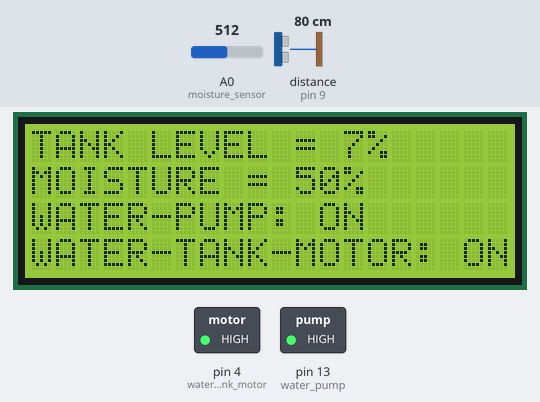
A sketch run on a simulated Arduino Uno, built with avr-gcc and run on an emulated ATmega328P. On the bench: 20×4 character LCD, switched loads named in the sketch (green lamp = pin HIGH). Wiring (inferred from the names in the program): ultrasonic range finder: trigger pin 10; echo pin 9. The inputs (shaded band) are chosen by the test bench; at power-on: A0 (moisture_sensor) = 512, distance to the obstacle (sensor on pin 9) 80 cm. The echo pulse lasts 58.3 µs per cm; pins used as bus, display or sensor lines are not drawn.

Above: at 1.9 s.
2.0 s: A0 (moisture_sensor) set to 711
At 3.5 s:
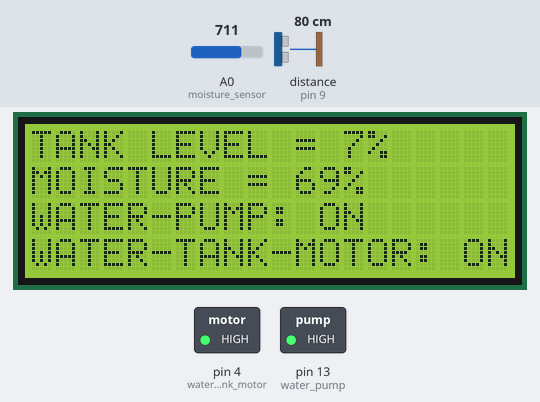
3.8 s: A0 (moisture_sensor) set to 743
At 4.3 s:
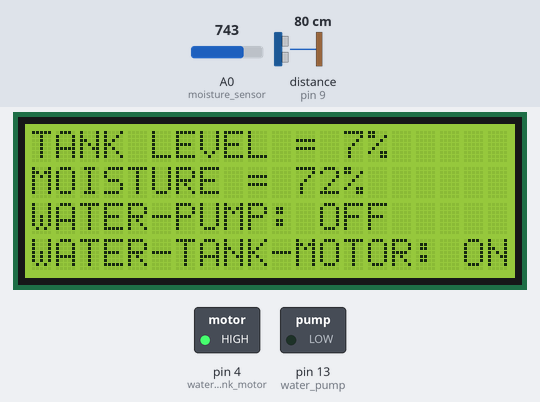
5.3 s: distance to the obstacle (sensor on pin 9) set to 2 cm
6.9 s: distance to the obstacle (sensor on pin 9) set to 18 cm
8.4 s: distance to the obstacle (sensor on pin 9) set to 35 cm
10.0 s: A0 (moisture_sensor) set to 716
At 11.3 s:
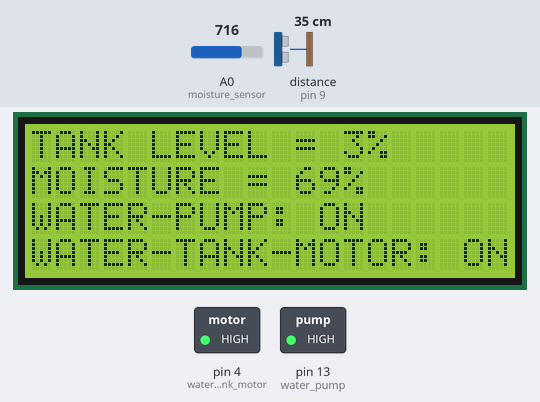
Timing chart, 0 to 12.5 s (numbered marks = the images above; inputs shaded):
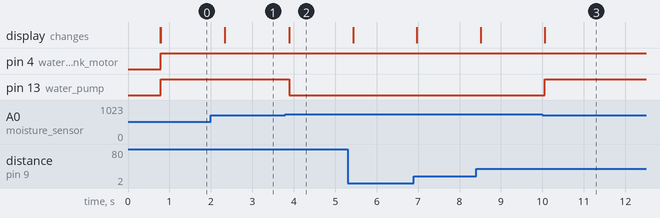

The sketch:

Arduino_Based_Automated_Farming_System.ino
```cpp
#include<LiquidCrystal.h>
#define echo 9
#define trigger 10
#define water_tank_motor 4
#define water_pump 13
#define moisture_sensor A0

long duration;
int distance;
int moisture_value;
int water_level;
int moisture;
LiquidCrystal lcd(12,11,8,7,6,5);


void setup(){
lcd.begin(20,4);
Serial.begin(9600);
pinMode(echo,INPUT);
pinMode(moisture_sensor,INPUT);
pinMode(trigger,OUTPUT);
digitalWrite(trigger,LOW);
pinMode(water_pump,OUTPUT);
pinMode(water_tank_motor,OUTPUT);
digitalWrite(water_pump,LOW);
digitalWrite(water_tank_motor,LOW);
lcd.setCursor(0,1);
lcd.print("CSE360-FINAL PROJECT");
lcd.setCursor(0,2);
lcd.print("AUTOMATED FARMING");
lcd.setCursor(0,3);
lcd.print("GROUP-DEBUG ENTITY");
delay(700);
lcd.clear();
}


void loop(){
digitalWrite(trigger,LOW);
delayMicroseconds(2);
digitalWrite(trigger,HIGH);
delayMicroseconds(10);
digitalWrite(trigger,LOW);
duration=pulseIn(echo,HIGH);
distance=duration*0.017;
water_level=map( distance,0,1023,0,100);
moisture_value= analogRead(moisture_sensor);
moisture=map(moisture_value,0,1023,0,100);
condition();
}

void condition(){
if (water_level>50 && moisture<70){
LCD_3();
digitalWrite(water_tank_motor,LOW);
digitalWrite(water_pump,HIGH);
delay(500);
}
else if (water_level<50 &&moisture>70){
LCD_2();
digitalWrite(water_tank_motor,HIGH);
digitalWrite(water_pump,LOW);
delay(500);
}
else if (water_level>50 && moisture>70){
LCD_4();
digitalWrite(water_tank_motor,LOW);
digitalWrite(water_pump,LOW);
delay(500);
}
else if (water_level<50 && moisture<70){
LCD_1();
digitalWrite(water_tank_motor,HIGH);
digitalWrite(water_pump,HIGH);
delay(500);
}
}

void LCD_1(){
lcd.clear();
lcd.setCursor(0,0);
lcd.print("TANK LEVEL = ");
lcd.print(water_level);
lcd.print("%");
lcd.setCursor(0,1);
lcd.print("MOISTURE = ");
lcd.print(moisture);
lcd.print("%");
lcd.setCursor(0,2);
lcd.print("WATER-PUMP:");
lcd.print(" ON");
lcd.setCursor(0,3);
lcd.print("WATER-TANK-MOTOR:");
lcd.print(" ON");
}

void LCD_2(){
lcd.clear();
lcd.setCursor(0,0);
lcd.print("TANK LEVEL = ");
lcd.print(water_level);
lcd.print("%");
lcd.setCursor(0,1);
lcd.print("MOISTURE = ");
lcd.print(moisture);
lcd.print("%");
lcd.setCursor(0,2);
lcd.print("WATER-PUMP:");
lcd.print(" OFF");
lcd.setCursor(0,3);
lcd.print("WATER-TANK-MOTOR:");
lcd.print(" ON");
}

void LCD_3(){
lcd.clear();
lcd.setCursor(0,0);
lcd.print("TANK LEVEL = ");
lcd.print(water_level);
lcd.print("%");
lcd.setCursor(0,1);
lcd.print("MOISTURE = ");
lcd.print(moisture);
lcd.print("%");
lcd.setCursor(0,2);
lcd.print("WATER-PUMP:");
lcd.print(" ON");
lcd.setCursor(0,3);
lcd.print("WATER-TANK-MOTOR:");
lcd.print(" OFF");
}

void LCD_4(){
lcd.clear();
lcd.setCursor(0,0);
lcd.print("TANK LEVEL = ");
lcd.print(water_level);
lcd.print("%");
lcd.setCursor(0,1);
lcd.print("MOISTURE = ");
lcd.print(moisture);
lcd.print("%");
lcd.setCursor(0,2);
lcd.print("WATER-PUMP:");
lcd.print(" OFF");
lcd.setCursor(0,3);
lcd.print("WATER-TANK-MOTOR:");
lcd.print(" OFF");
}
```

Measured:
- the behaviour switches between 726 and 727 on A0 (moisture_sensor) (found by bisection; images 1 and 2)
- after the input at 2.0 s, the display: changes after 0.34 s (image 1)
- after the input at 3.8 s, pin 13 (water_pump): HIGH → LOW after 0.09 s; the display: changes after 0.09 s (image 2)
- after the input at 10.0 s, pin 13 (water_pump): LOW → HIGH after 0.05 s; the display: changes after 0.05 s (image 3)
